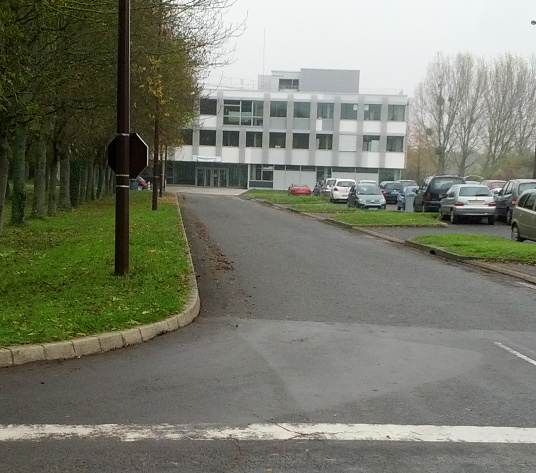
//> input picture img/bat_turing.jpg, 536 x 473 px
$ ./canny ../img/bat_turing.jpg   (built with g++ and OpenCV 4)
//> lines starting //> are read from the running program, lines starting //| are printed output that depends on the picture; after the words box and inside, x2 and y2 are one past the last pixel; in counts of white or black regions, pixels touching at a corner belong together
#include <opencv2/highgui/highgui.hpp>
#include <opencv2/imgproc/imgproc.hpp>

#include <iostream>
#include <vector>
#include <queue>
#include <math.h>  // atan2

using namespace cv;
using namespace std;

#define BLACK 0
#define WHITE 255
#define debug(x) {cout << #x << " " << x << endl;}


const float PI = 4 * atan(1);

// global variables
int sigma;
float high_seuil; // % of the maximum
float low_seuil;  // % of the maximum

const int sigma_slider_max = 20;
int sigma_slider;
const int max_slider_max = 50;
int max_slider;
const int min_slider_max = 50;
int min_slider;

typedef struct _ {
    Mat Ix, Iy, G, theta;
} Gradient;

enum Direction { horizontal, vertical, diag1, diag2 };

Mat float2byte(const Mat& If) {
	double minVal, maxVal;
	minMaxLoc(If,&minVal,&maxVal);
	Mat Ib;
	If.convertTo(Ib, CV_8U, 255.0/(maxVal - minVal),-minVal * 255.0/(maxVal - minVal));
	return Ib;
}

// Find the closest direction considering the angle
Direction get_direction (float angle) {
    Direction dir;
    if (angle >= -PI/8 && angle < PI/8) dir = horizontal;
    else if (angle >= PI/8 && angle < 3*PI/8) dir = diag2;
    else if (angle >= -3*PI/8 && angle < -PI/8) dir = diag1;
    else dir = vertical;
    return dir;
}

// calculate intensity gradient of the image
Gradient get_gradient (Mat I) {
	int m = I.rows, n = I.cols;
	Mat Ix (m,n,CV_32F);
    Mat Iy (m,n,CV_32F);
    Mat G (m,n,CV_32F);
    Mat theta (m,n,CV_32F);
	for (int i = 0; i < m; i++) {
		for (int j = 0; j < n; j++) {
			float ix, iy;
            // first and last line
			if (i == 0 || i == m - 1) iy = 0;
            // discrete derivative
			else iy = (float(I.at<uchar>(i + 1, j)) - float(I.at<uchar>(i - 1, j)))/ 2;

            // first and last columns
			if (j == 0 || j == n - 1) ix = 0;
            // discrete derivative
			else ix = (float(I.at<uchar>(i, j + 1)) - float(I.at<uchar>(i, j - 1))) / 2;

			Ix.at<float>(i, j) = ix;
			Iy.at<float>(i, j) = iy;
			G.at<float>(i, j) = sqrt (ix * ix + iy * iy);
            theta.at<float>(i, j) = atan2 (ix, iy);
		}
	}
    Gradient grad;
    grad.Ix = Ix;
    grad.Iy = Iy;
    grad.G = G;
    grad.theta = theta;
    return grad;
}

// Verify if I(i,j) is the maximum compaired to I(ai, aj) and I(bi, bj)
// 1 : isnt the local maximum
// 0 : otherwise
inline bool non_max (const Mat& I, int i, int j, int ai, int aj, int bi, int bj) {
    float v = I.at<float>(i, j);
    float v1 = 0.0;
    float v2 = 0.0;
    if (ai >=0 && ai < I.rows && aj >=0 && aj < I.cols)
        v1 = I.at<float>(ai, aj);
    if (bi >=0 && bi < I.rows && bj >=0 && bj < I.cols)
        v2 = I.at<float>(bi, bj);
    return v > v1 && v > v2;
}

// Non-maximum suppression
void thin_edge (const Mat& G, Mat& dst, const Mat& theta) {
    G.copyTo(dst);
    int m  = G.rows;
    int n = G.cols;
    for (int i = 0; i < m; i++) {
        for (int j = 0; j < n; j++) {
            Direction dir = get_direction (G.at<float>(i, j));
            switch (dir) {
                case horizontal:
                    if (non_max(G, i, j, i+1, j, i-1, j))
                        dst.at<float>(i, j) = 0.0;
                    break;
                case vertical:
                    if (non_max(G, i, j, i, j-1, i, j+1))
                        dst.at<float>(i, j) = 0.0;
                    break;
                case diag1:
                    if (non_max(G, i, j, i-1, j-1, i+1, j+1))
                        dst.at<float>(i, j) = 0.0;
                case diag2:
                    if (non_max(G, i, j, i-1, j+1, i+1, j-1))
                        dst.at<float>(i, j) = 0.0;
            }
        }
    }
}

// check if (i,j) is a valid position for a matrix with m rows and n columns
inline bool valid_pos (int i, int j, int m, int n) {
    if (i < 0) return false;
    if (i >= m) return false;
    if (j < 0) return false;
    if (j >= n) return false;
    return true;
}

// edge tracking using a BFS (breadth-first search)
void BFS (pair<int, int> root, Mat& I, Mat& dst, vector<vector<bool> >& visited) {

    //queue for the bfs
    queue<pair<int, int> > q;
    q.push(root);

    visited[root.first][root.second] = true;
    //root belongs to edge (root is always a pixel belonging to a "strong" edge)
    dst.at<uchar>(root.first, root.second) = WHITE;

    while (!q.empty()) {
        pair<int, int> current = q.front();
        q.pop();

        int k = 0;
        int t = 0;

        for (int i = 0; i < 3; i++) {
            k = i+current.first-1;
            for (int j = 0; j < 3; j++) {
                t = j+current.second-1;
                float grad = I.at<float>(k, t);
                if (valid_pos(k, t, I.rows, I.cols) && !visited[k][t] && grad > low_seuil){
                        visited[k][t] = true;
                        dst.at<uchar>(k, t) = WHITE;
                        q.push(make_pair(k, t));
                }
            }
        }
    }
}

// run a BFS to each connected component
void BFS_edge_tracking (Mat& I, Mat& dst) {
    //in the beginning there is no pixel visited
    vector<vector<bool> > visited;
    visited.resize (I.rows);
    for (int i = 0; i < I.rows; i++) {
        visited[i].resize (I.cols, false);
    }

    //initialize dst
    for (int k = 0; k < I.rows; k++) {
        for (int t = 0; t < I.cols; t++) {
            dst.at<uchar>(k, t) = BLACK;
        }
    }

    for (int i = 0; i < I.rows; i++) {
        for (int j = 0; j < I.cols; j++) {
            float grad = I.at<float>(i, j);
            if (grad > high_seuil) {
                BFS(make_pair(i, j), I, dst, visited);
            }
        }
    }
}

//calculate the maximum value of the matrix I
inline float get_max_grad (Mat& I) {
    float max_grad = 0.0;
    for (int i = 0; i < I.rows; i++)
        for (int j = 0; j < I.cols; j++) {
            if (max_grad < I.at<float>(i, j)) {
                max_grad = I.at<uchar>(i, j);
            }
        }
    return max_grad;
}

// Canny algorithm
void canny (Mat& A) {
    Mat B;
    // apply gaussian filter
    if (sigma) {
        GaussianBlur (A, B, Size(0,0), sigma);
    } else
        A.copyTo(B);

    // get gradient of the image
    Gradient grad = get_gradient (B);

    Mat C;
    // Non-maximum suppression
    thin_edge (grad.G, C, grad.theta);

    //calculate max of the gradient matrix
    float max_grad = get_max_grad (C);
    //set high and low thresholds
    high_seuil = max_grad * (max_slider/100.0);
    low_seuil = max_grad * (min_slider/100.0);

    // double threshold selection
    Mat D (C.rows, C.cols, CV_8U);
    BFS_edge_tracking (C, D);
    imshow ("Canny Algorithm", D);
}

void onTrackbarSigma (int local_sigma, void* p) {
    // original matrix
    Mat A = *(Mat*)p;
    sigma = local_sigma;
    canny (A);
}

void onTrackbarHighThreshold (int threshold, void* p) {
    Mat A = *(Mat*)p;
    canny (A);
}

void onTrackbarLowThreshold (int threshold, void* p) {
    Mat A = *(Mat*)p;
    canny (A);
}

int main (int argc, char** argv) {
    if( argc != 2)
    {
        cout <<" Usage: canny ImageToLoadAndDisplay" << endl;
        return -1;
    }

    // create a window
    namedWindow ("Original Image");

    // gray scale image
    Mat I = imread (argv[1], CV_LOAD_IMAGE_GRAYSCALE);
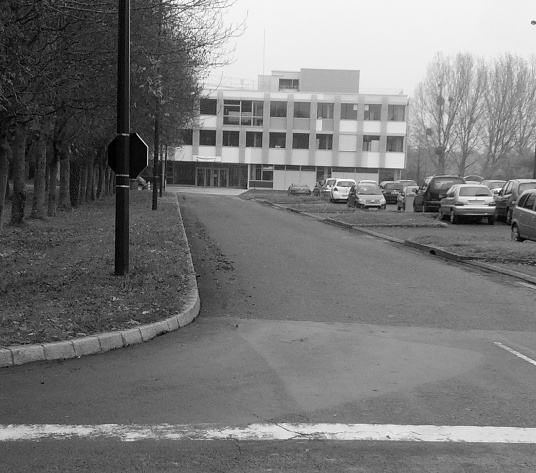
//> I: 473 rows x 536 cols, CV_8UC1; min 0, max 255, mean 119.6
    imshow("Original Image", I);

    // create window
    namedWindow ("Canny Algorithm");
    imshow("Canny Algorithm", I);

    // initial configuration
    min_slider = 8;
    low_seuil = 8;
    max_slider = 10;
    high_seuil = 10;
    sigma_slider = 1;
    sigma = 1;
    canny (I);
//> after the loop in get_gradient, `for (int i = 0; i < m; i++)`:
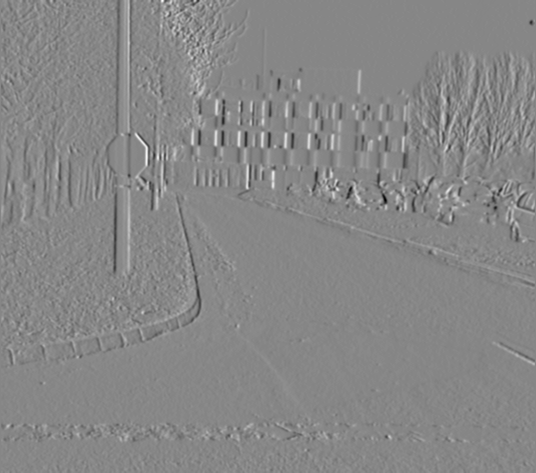
//> Ix: 473 rows x 536 cols, CV_32FC1; min -51, max 45.5, mean 0.2; drawn with min black and max white
//> after the loop in get_gradient, `for (int i = 0; i < m; i++)`:
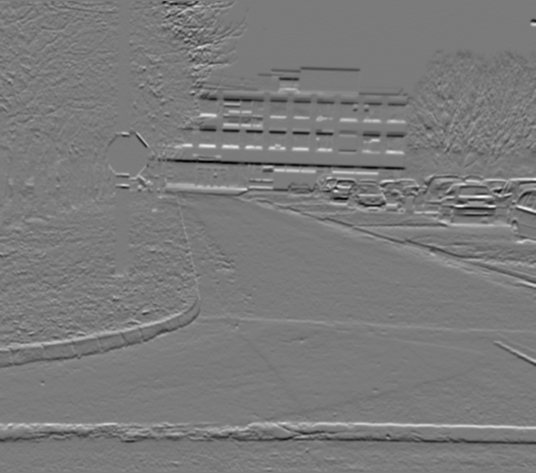
//> Iy: 473 rows x 536 cols, CV_32FC1; min -51.5, max 55, mean -0.2; drawn with min black and max white
//> after the loop in get_gradient, `for (int i = 0; i < m; i++)`:
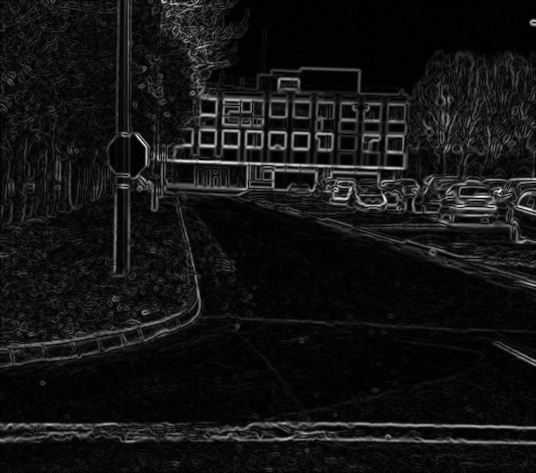
//> G: 473 rows x 536 cols, CV_32FC1; min 0, max 55.83, mean 4.4; drawn with min black and max white
//> after the loop in get_gradient, `for (int i = 0; i < m; i++)`:
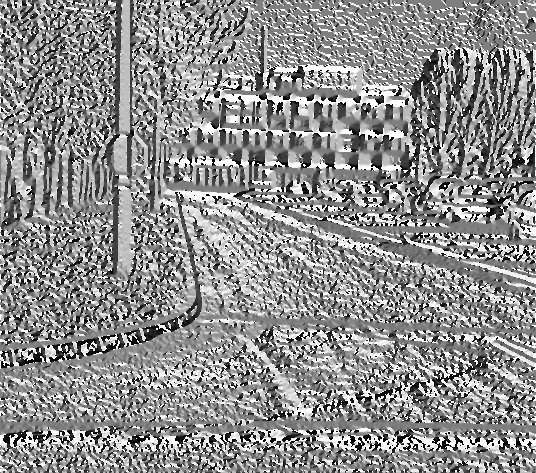
//> theta: 473 rows x 536 cols, CV_32FC1; min -3.13, max 3.14, mean 0.368; drawn with min black and max white
//> after the loop in thin_edge, `for (int i = 0; i < m; i++)`:
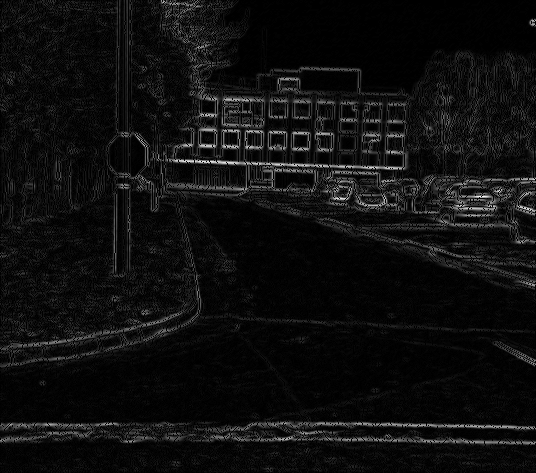
//> dst: 473 rows x 536 cols, CV_32FC1; 18.34% of pixels changed, all inside (x1, y1, x2, y2) = (0, 0, 536, 473); drawn with min black and max white
//> after the loop in get_max_grad, `for (int i = 0; i < I.rows; i++)`: max_grad = 63
//> in canny, `high_seuil = max_grad * (max_slider/100.0);`: high_seuil = 6.3
//> in canny, `low_seuil = max_grad * (min_slider/100.0);`: low_seuil = 5.04
//> after the loop in BFS_edge_tracking, `for (int k = 0; k < I.rows; k++)`: dst: 473 rows x 536 cols, CV_8UC1; every value is 0
//> after the loop in BFS_edge_tracking, `for (int i = 0; i < I.rows; i++)`:
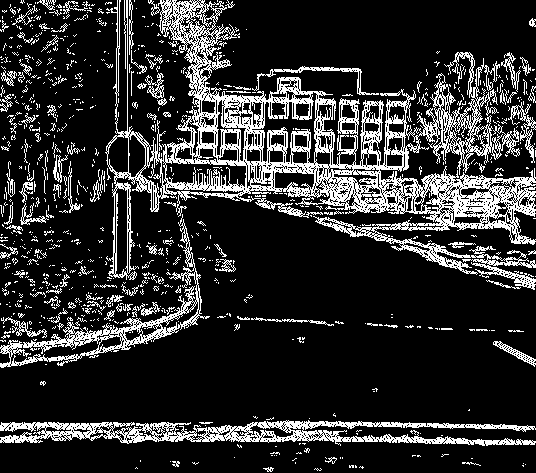
//> dst: 473 rows x 536 cols, CV_8UC1; 18.2% white in thin lines or dots

    // trackbar with a gaussian filter
	createTrackbar("sigma", "Canny Algorithm", &sigma_slider, sigma_slider_max, onTrackbarSigma, &I);
	createTrackbar("threshold min", "Canny Algorithm", &min_slider, min_slider_max, onTrackbarLowThreshold, &I);
	createTrackbar("threshold max", "Canny Algorithm", &max_slider, max_slider_max, onTrackbarHighThreshold, &I);

    waitKey();
    return 0;
}

$ run again, on img/fruits.jpg
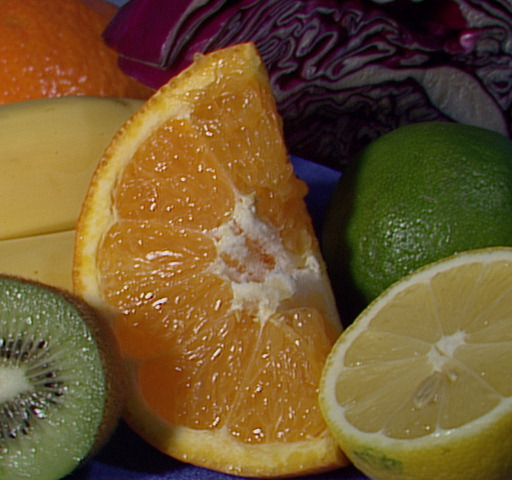
//> input picture img/fruits.jpg, 512 x 480 px
//> after the loop in thin_edge, `for (int i = 0; i < m; i++)`:
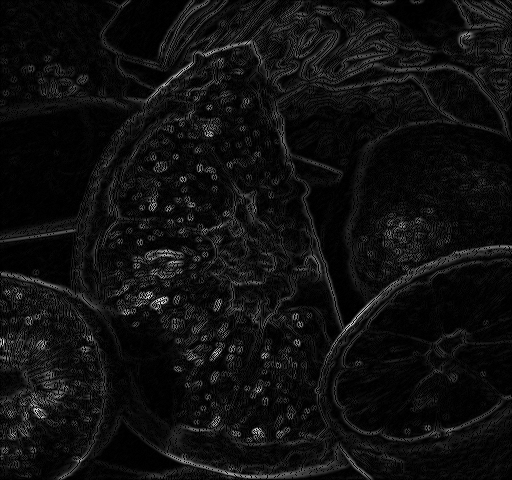
//> dst: 480 rows x 512 cols, CV_32FC1; min 0, max 45.97, mean 2.9; drawn with min black and max white
//> after the loop in get_max_grad, `for (int i = 0; i < I.rows; i++)`: max_grad = 63
//> high_seuil = 6.3
//> low_seuil = 5.04
//> after the loop in BFS_edge_tracking, `for (int i = 0; i < I.rows; i++)`:
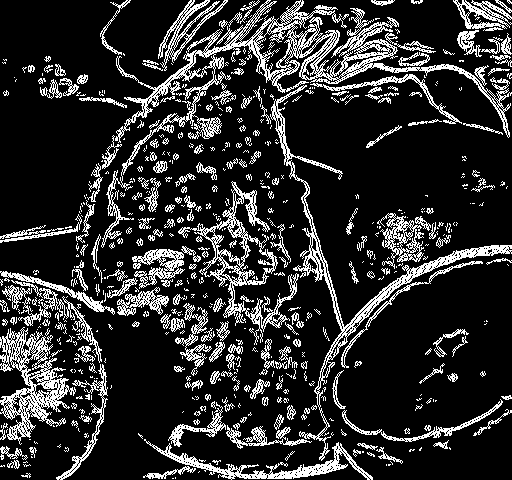
//> dst: 480 rows x 512 cols, CV_8UC1; 17.8% white in thin lines or dots
